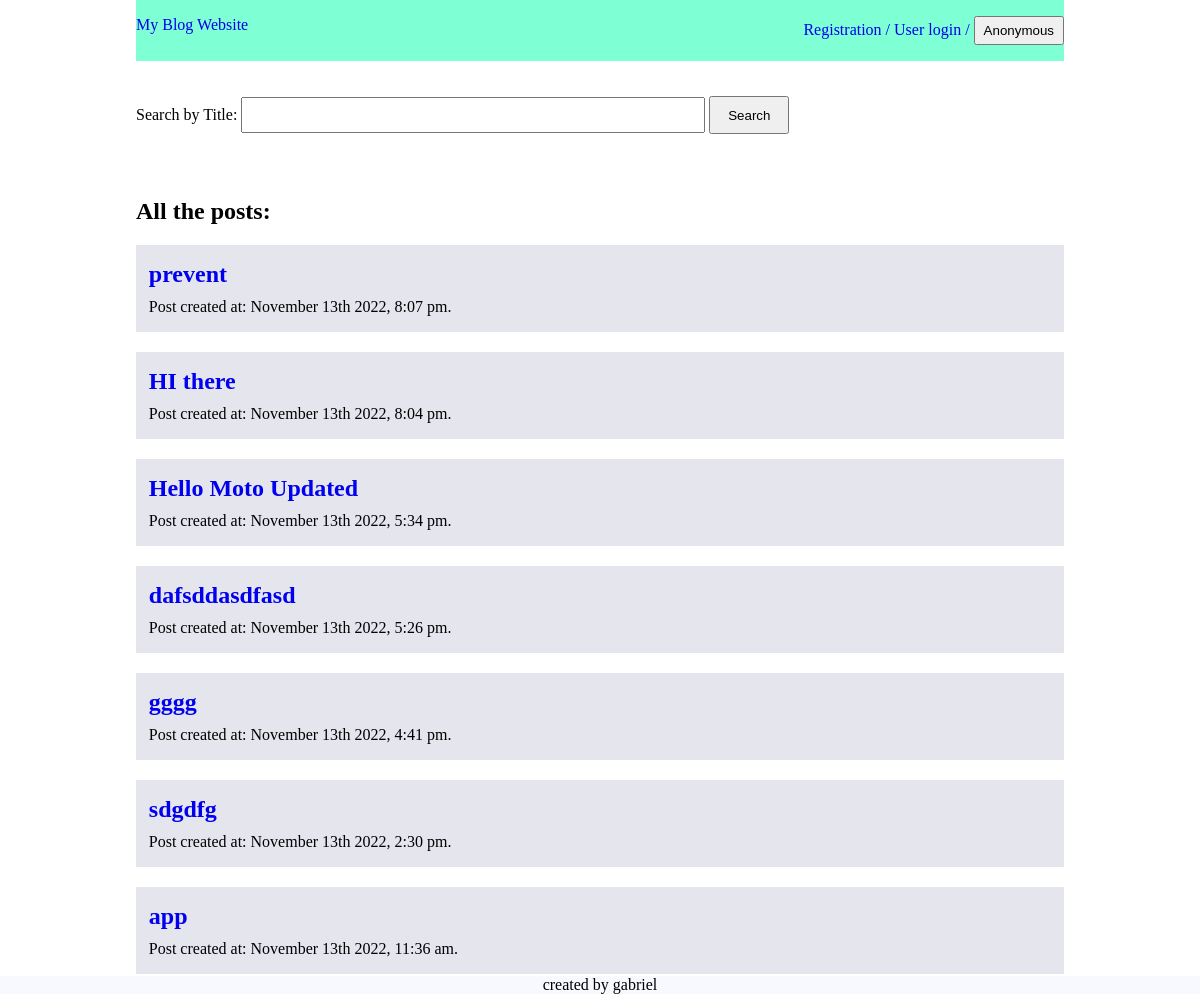
Before: / with the older database file.
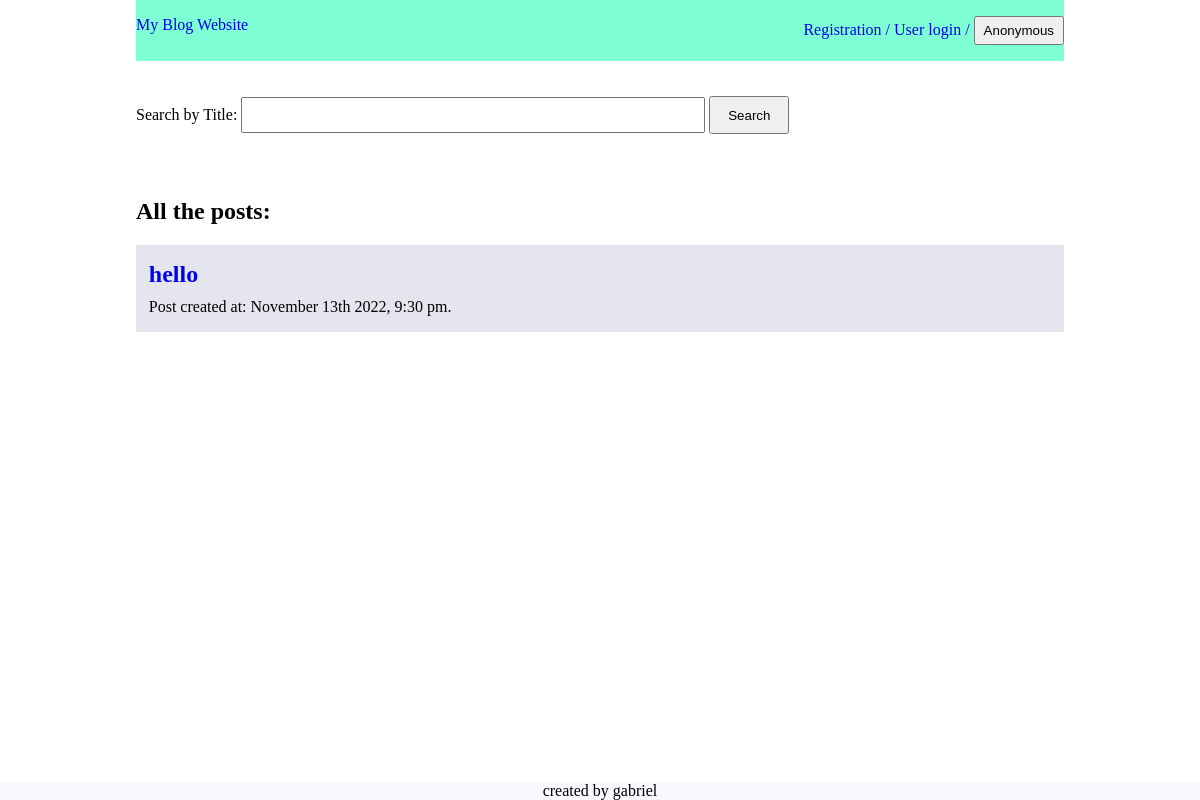
After: the same page with the newer database file.
### blog.py (models this page shows)
class Post(db.Model):
    id = db.Column(db.Integer, primary_key=True)
    title = db.Column(db.String, nullable=False)
    content = db.Column(db.String, nullable=False)
    date_posted = db.Column(db.DateTime, default=datetime.utcnow, nullable=False)
    user_id = db.Column(db.Integer, nullable=False)

### blog.py (the view)
@app.route('/homepage')
@app.route('/')
def home():
    user_blogs = Post.query.order_by(Post.id.desc()).all()
    return render_template("index.html", blogs=user_blogs)

### templates/index.html (shortened to what this page needs)
<!DOCTYPE html>
<html lang="en">
<head>
    <link rel= "stylesheet" type= "text/css" href= "{{ url_for('static',filename='style.css')}}">
</head>
<body>
    <div class="container">
        <nav>
            <div class="home_link">
                <a href="/homepage">My Blog Website</a>
            </div>
            <div class="nav_link">
                <a href="/registration" id="registration_id">Registration /</a>
                <a href="/login" id="login_id">User login /</a>
                <button id="identity">Anonymous</button>
            </div>
        </nav>
        <form action="/search_post" method="post" id="search_form">
            <div class="field">
                <label for="title">Search by Title:</label>
                <input type="text" id="title" name="title">
                <button class="button_submit" type="submit">Search</button>
            </div>
        </form>
        <main>
            <h2 id="heading">All the posts:</h2>
            {% for blog in blogs %}
            <article class="post">
                <a href="{{url_for('get_post', title=blog.title) }}"><h2>{{blog.title}}</h2></a>
                <p>Post created at: {{ moment(blog.date_posted).format('MMMM Do YYYY, h:mm a') }}.</p>
            </article>
            {% endfor %}
        </main>
        <footer>
            created by gabriel
        </footer>
    </div>
</body>
</html>

Changed rows visible on the page:
removed Post: title "prevent", date_posted "November 13th 2022, 8:07 pm"
removed Post: title "HI there", date_posted "November 13th 2022, 8:04 pm"
removed Post: title "Hello Moto Updated", date_posted "November 13th 2022, 5:34 pm"
removed Post: title "dafsddasdfasd", date_posted "November 13th 2022, 5:26 pm"
removed Post: title "gggg", date_posted "November 13th 2022, 4:41 pm"
removed Post: title "sdgdfg", date_posted "November 13th 2022, 2:30 pm"
removed Post: title "app", date_posted "November 13th 2022, 11:36 am"
added Post: title "hello", date_posted "November 13th 2022, 9:30 pm"
